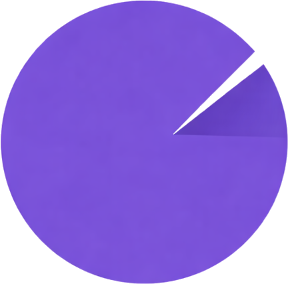
#> input picture compliancenavi/logo.png, 288 x 284 px
$ python process_logo.py
#> lines starting #> are read from the running program, lines starting #| are printed output that depends on the picture; after the words box and inside, x2 and y2 are one past the last pixel; in counts of white or black regions, pixels touching at a corner belong together
from PIL import Image
import numpy as np

def process_logo(input_path, output_path):
#> called with input_path = 'logo.png', output_path = 'logo.png'
    print(f"Processing {input_path}...")
    try:
        img = Image.open(input_path).convert("RGBA")
#> img is the input picture: PIL image 288x284 RGBA; mean R, G, B, A 151.9, 121.8, 224.7, 197.8
        data = np.array(img)

        # 1. Make white background transparent
        # Threshold for "white" (e.g., > 240 in all channels)
        r, g, b, a = data.T
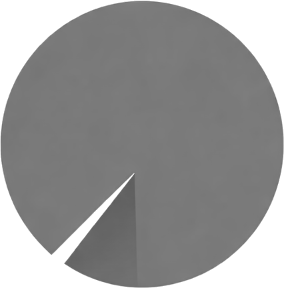
#> r: shape (288, 284); min 92, max 255, mean 151.9
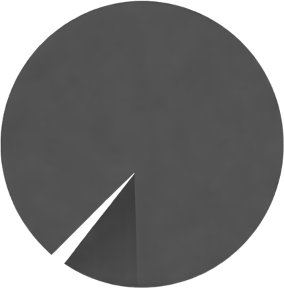
#> g: shape (288, 284); min 59, max 255, mean 121.8
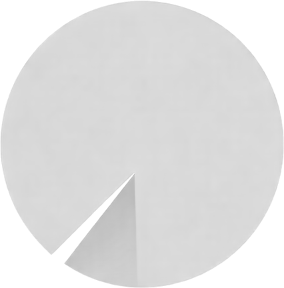
#> b: shape (288, 284); min 183, max 255, mean 224.7
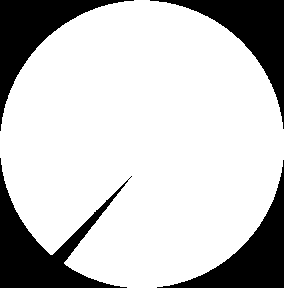
#> a: shape (288, 284); 77.6% white; 4 black regions, box (x1, y1, x2, y2) and area: (0, 158, 132, 288) 5162, (0, 0, 134, 131) 4466, (150, 0, 284, 129) 4406, (157, 160, 284, 288) 4325
        white_areas = (r > 240) & (g > 240) & (b > 240)
        data[..., 3][white_areas.T] = 0

        # 2. Recolor non-transparent pixels to Purple (#764ba2 -> 118, 75, 162)
        # Identify non-transparent pixels
        non_transparent = data[..., 3] > 0
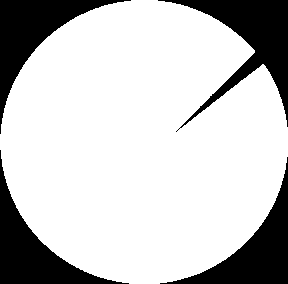
#> non_transparent: shape (284, 288) bool; 77.6% white; 4 black regions, box (x1, y1, x2, y2) and area: (158, 0, 288, 132) 5162, (0, 0, 131, 134) 4466, (0, 150, 129, 284) 4406, (160, 157, 288, 284) 4325

        # Apply purple color (keeping the original alpha channel if it varies, or force full opaque?)
        # Let's keep original alpha for anti-aliasing edges, but change RGB
        target_color = [118, 75, 162] # #764ba2

        data[..., 0][non_transparent] = target_color[0]
        data[..., 1][non_transparent] = target_color[1]
        data[..., 2][non_transparent] = target_color[2]
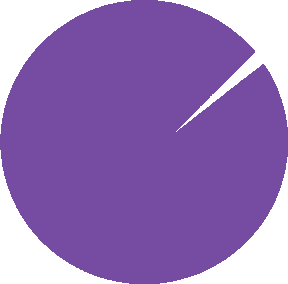
#> data: shape (284, 288, 4); mean R, G, B, A 148.8, 115.4, 182.9, 197.8; transparent parts drawn white

        # Create new image from data
        new_img = Image.fromarray(data)

        # 3. Crop to content
        bbox = new_img.getbbox()
#> bbox = (0, 0, 288, 284)
        if bbox:
            new_img = new_img.crop(bbox)
            print(f"Cropped to {bbox}")
#| Cropped to (0, 0, 288, 284)
        else:
            print("Warning: Image seems fully transparent after processing.")

        new_img.save(output_path)
        print(f"Saved processed logo to {output_path}")

    except Exception as e:
        print(f"Error processing image: {e}")

if __name__ == "__main__":
    process_logo("logo.png", "logo.png")
